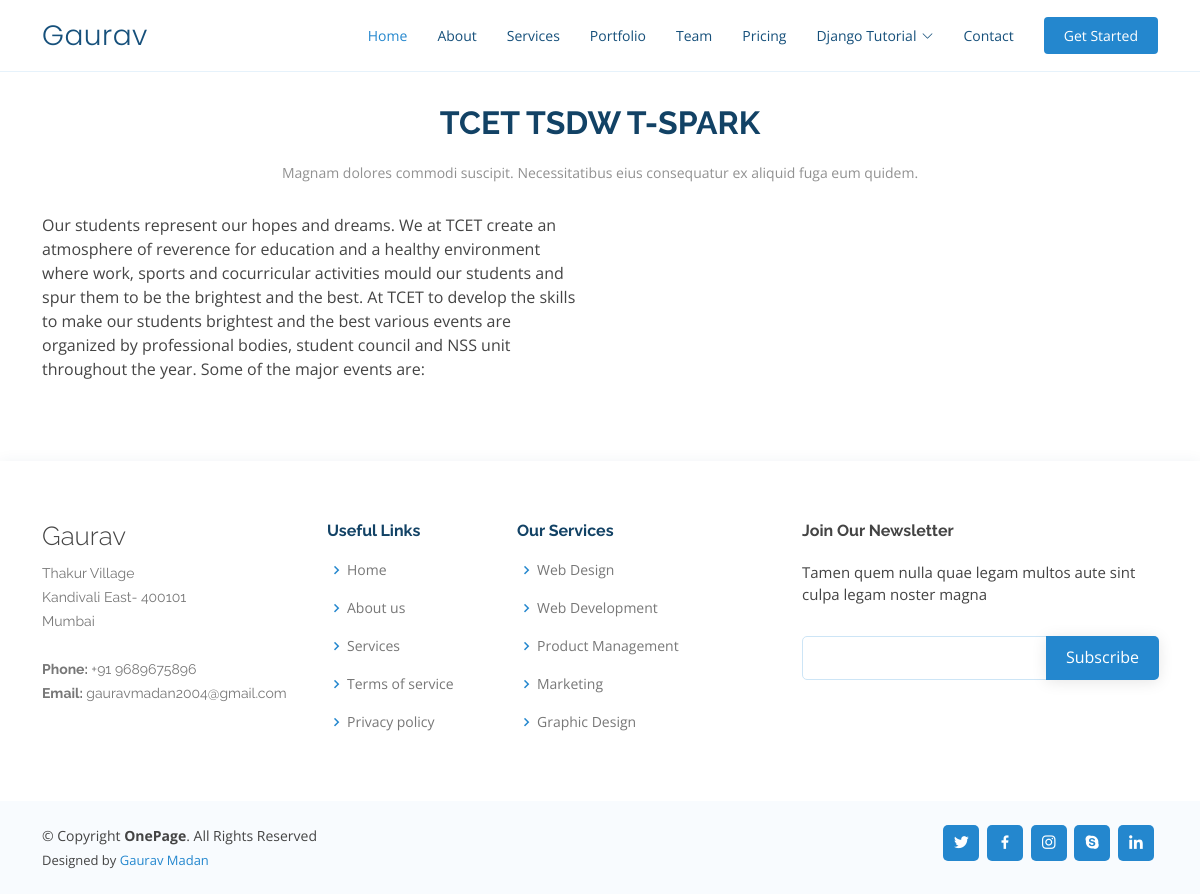
Page /newsDetails/2 on the committed database.
### news/models.py (models this page shows)
class News(models.Model):
    title=models.CharField(max_length=100)
    news_desc =models.TextField()
    news_image = models.FileField(upload_to="news_images/",max_length=250,null=True,default=None)

### gaurav/views.py (the view)
# urls.py: path('newsDetails/<newsid>',views.newsDetails,name="newsDetails")
def newsDetails(request,newsid):
    newsDetails = News.objects.get(id=newsid)
    data={
        'newsDetails':newsDetails
    }
    return render(request,'newsdetails.html',data)

### templates/newsdetails.html (shortened to what this page needs)
{% extends "base.html" %}
{% block content %}
<br>
<section id="about" class="about">
    <div class="container" data-aos="fade-up">
      <div class="section-title">
        <h2>{{newsDetails.title}}</h2>
        <p>Magnam dolores commodi suscipit. Necessitatibus eius consequatur ex aliquid fuga eum quidem. </p>
      </div>
      <div class="row content">
        <div class="col-lg-6 ">
          <p class="text-justify">
            {{newsDetails.news_desc | safe}}
          </p>
        </div>
        <div class="col-lg-6 ">
        </div>
      </div>
    </div>
  </section>
{% endblock %}

### static/assets/css/style.css (style rules this page uses)
body { font-family: "Open Sans", sans-serif; color: #444444; }
h1, h2, h3, h4, h5, h6 { font-family: "Raleway", sans-serif; }
section { padding: 80px 0; overflow: hidden; }
.section-title { text-align: center; padding-bottom: 30px; }
.section-title h2 { font-size: 32px; font-weight: bold; text-transform: uppercase; margin-bottom: 20px; padding-bottom: 0; color: #124265; }
.section-title p { margin-bottom: 0; font-size: 14px; color: #919191; }
.about .content p:last-child { margin-bottom: 0; }

### rows in the picture
News: title "TCET TSDW T-SPARK", news_desc "Our students represent our hopes and dreams. We at TCET create an atmosphere of reverence for education and a healthy environment where work, sports and cocurricular activities mould our students and spur them to be the brightest and the best. At TCET to develop the skills to make our students brightest and the best various events are organized by professional bodies, student council and NSS unit throughout the year. Some of the major events are:"
